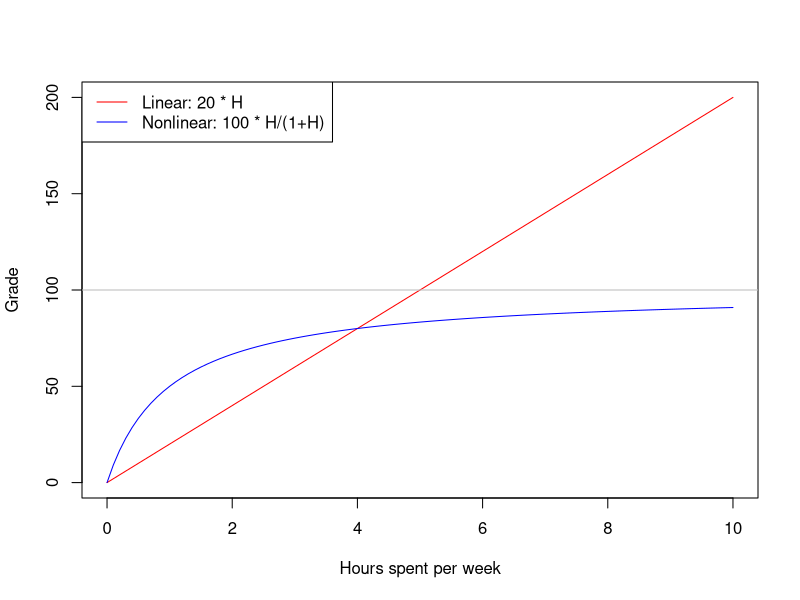
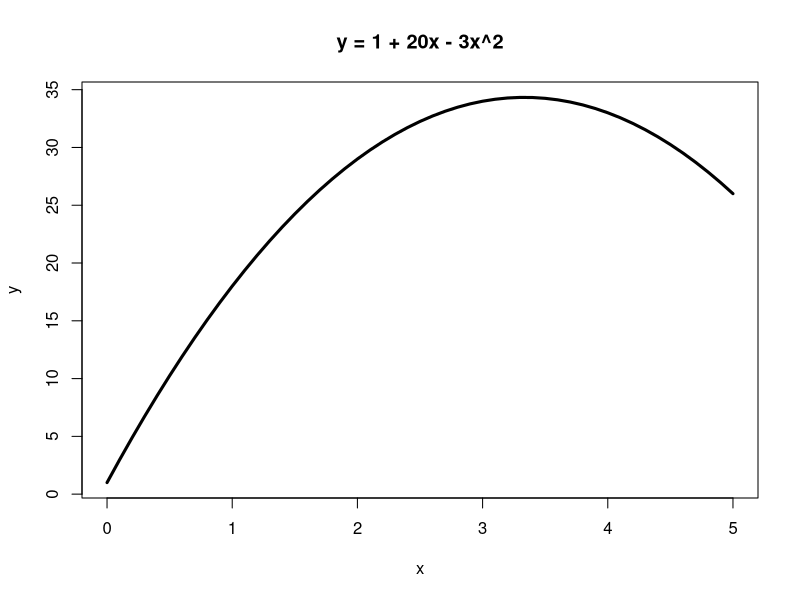
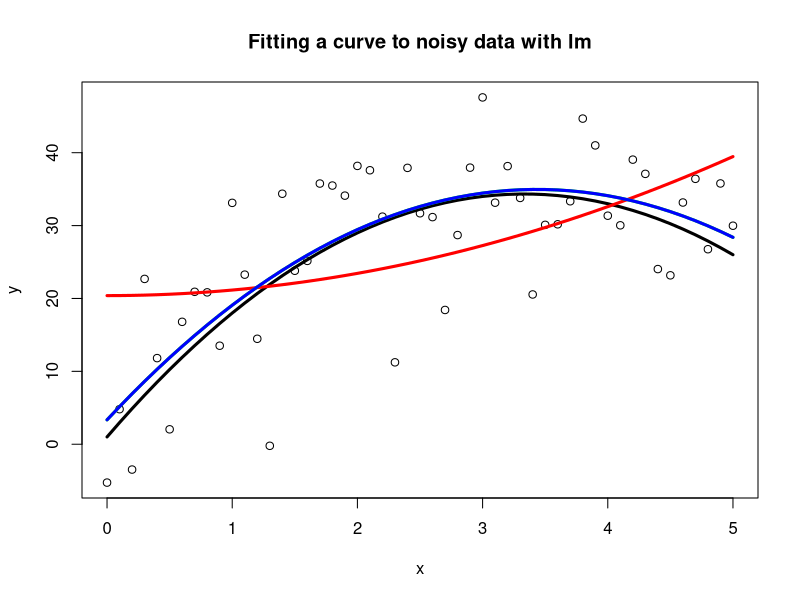
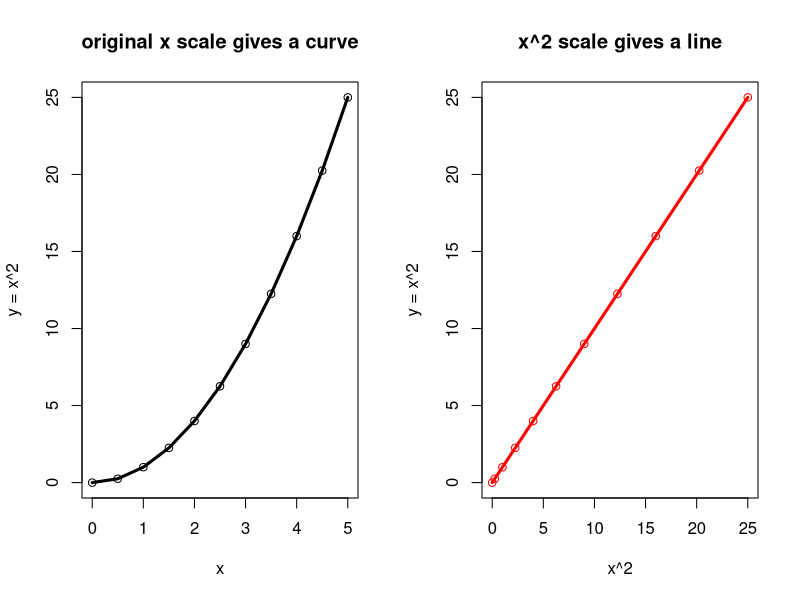
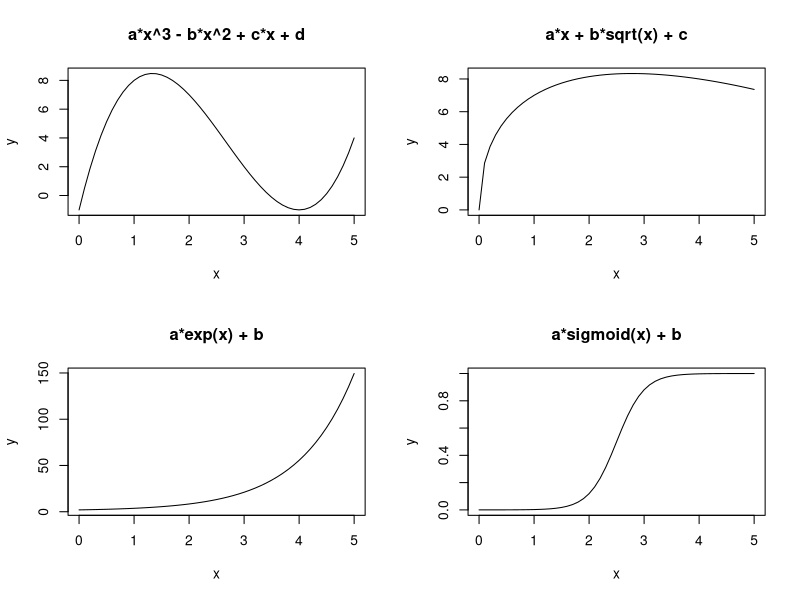
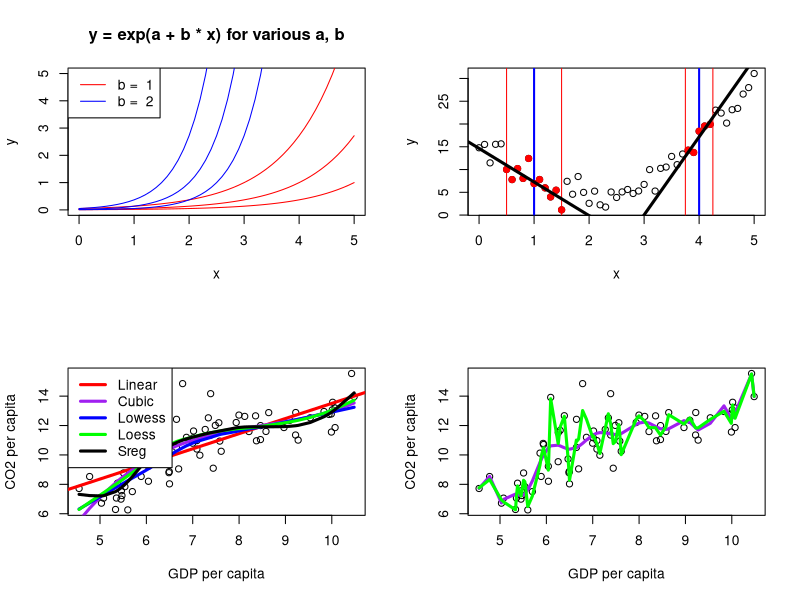
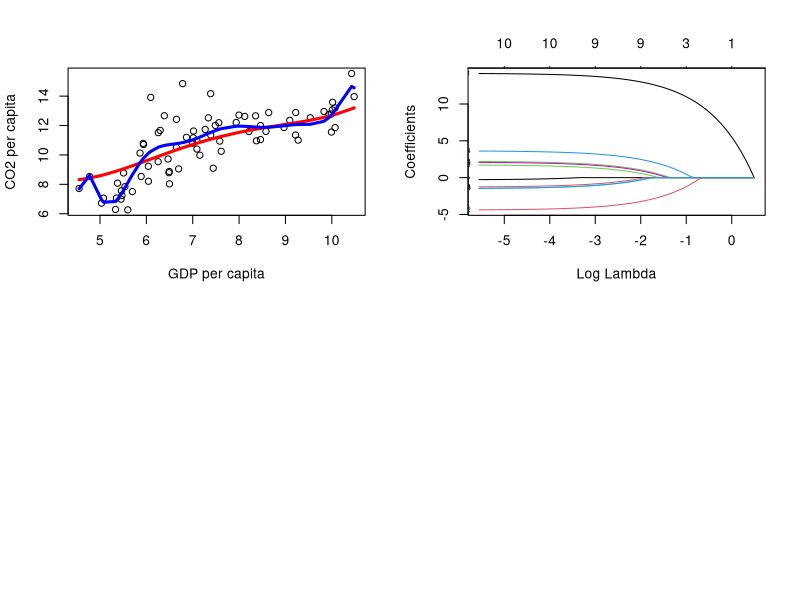

Here is the R script that generated these plots, in order:
## ---- chunk 1
knitr::opts_chunk$set(
    echo = TRUE,
    cache= FALSE,
    fig.align="center",
    out.width="75%"
)
## ---- chunk 2
# get reproducible random results
set.seed(1)
## ---- chunk 3
H <- seq(0, 10, by=0.1) # hours put in per week
linear_grade <- 20 * H
nonlinear_grade <- 100 * H / (1 + H)
plot(H, linear_grade, type="l", col="red", xlab="Hours spent per week", ylab="Grade")
lines(H, nonlinear_grade, col="blue")
abline(h=100, col="gray") # the max grade!
legend("topleft", legend=c("Linear: 20 * H", "Nonlinear: 100 * H/(1+H)"),
       col=c("red", "blue"), lty=1)
## ---- chunk 4
x <- seq(0, 5, by=0.1)
y <- 1 + 20 * x - 3 * x ^ 2
plot(x, y, type="l", main="y = 1 + 20x - 3x^2", lwd=3)
## ---- chunk 5
y_noisy <- y + rnorm(y) * 10
plot(x, y_noisy, xlab="x", ylab="y", main="Fitting a curve to noisy data with lm")

# Fit a curve of y ~ x + x^2 -- notice the I(x^2) (instead of just "x^2").
# Inside and outside of a formula, the "^" operator does different things.
# Outside of a formula, "^" means exponentiation. Inside, it means "interaction
# between variables" (which is not the same thing). So we use "I(x^2)" to say
# "we really mean exponentiation here" inside of a formula.
model_x2_x <- lm(y_noisy ~ x + I(x^2))

# leave out the "x" term, for demonstration (does not give a good fit)
model_x2_only <- lm(y_noisy ~ I(x^2))

# Here's another way to do it with the "poly" method (with "raw=T" to use
# "standard" polynomials). Note that it has the same coefficients as what we
# found above for model_x2_x.
model_poly <- lm(y_noisy ~ poly(x, 2, raw=T))

# plot the "true" curve and the curve found by lm
lines(x, y, col="black", lwd=3)
lines(x, predict(model_x2_only), col="red", lwd=3)
lines(x, predict(model_x2_x), col="green", lwd=3) # this curve doesn't show!
lines(x, predict(model_poly), col="blue", lwd=3) # it's covered by this curve.

print(coef(model_x2_x))
print(coef(model_poly))
print(coef(model_x2_only))
## ---- chunk 6
par(mfrow=c(1, 2))
x <- seq(0, 5, by=0.5)
y <- x ^ 2
plot(x, y, type="l", lwd=3, ylab="y = x^2", main="original x scale gives a curve")
points(x, y)
plot(x ^ 2, y, col="red", type="l", lwd=3, ylab="y = x^2", main="x^2 scale gives a line")
points(x^2, y, col="red")
## ---- chunk 7
x <- seq(0, 5, by=0.1)
par(mfrow=c(2,2))
y <- x^3 - 8*x^2 + 16*x - 1
plot(x, y, type="l", main="a*x^3 - b*x^2 + c*x + d")
y <- 10 * sqrt(x) - 3*x
plot(x, y, type="l", main="a*x + b*sqrt(x) + c")
y <- 1 + exp(x)
plot(x, y, type="l", main="a*exp(x) + b")
sigmoid <- function(x) { exp(-x) / (1 + exp(-x)) }
y <- sigmoid(10 - 4 * x)
plot(x, y, type="l", main="a*sigmoid(x) + b")
## ---- chunk 8
x <- seq(0, 5, by=0.1)
# make an empty plot (type="n") to reserve space for the lines below
plot(x, x, type="n", ylab="y", main="y = exp(a + b * x) for various a, b")
b_vals <- c(1, 2)
colors <- c("red", "blue")
for (b in b_vals) {
    for (a in c(-3, -4, -5)) {
        lines(x, exp(a + b * x), col=colors[b])
    }
}
legend("topleft", legend=paste("b = ", b_vals), col=colors, lty=1)
## ---- chunk 9
x <- seq(0, 5, by=0.1)
y <- 3 * (x - 2) ^ 2 + 4 + rnorm(x) * 2

localPredict <- function(xx, width) {
    left <- xx - width / 2
    right <- xx + width / 2
    abline(v=left, col="red")
    abline(v=right, col="red")
    abline(v=xx, col="blue", lwd=2)
    local_points <- which(x >= left & x <= right)
    local_fit <- lm(y[local_points] ~ x[local_points])
    points(x[local_points], y[local_points], col="red", pch=19)
    abline(local_fit, lwd=3)
}

plot(x, y)
localPredict(4, 0.5)
localPredict(1, 1)
## ---- chunk 10
suppressMessages(library(fields))
data("WorldBankCO2")
x <- log(WorldBankCO2[,"GDP.cap"])
y <- log(WorldBankCO2[,"CO2.cap"])

# function for finding R^2 from two vectors of observations and predictions
rsquared <- function(y, p) {
  # y: observations
  # p: predictions
  ssr <- sum((y - p) ^ 2)
  sst <- sum((y - mean(y)) ^ 2)
  1 - ssr / sst
}

# the x values are not in sorted order
o <- order(x)
plot(x, y, xlab="GDP per capita", ylab="CO2 per capita")
rsquared_vals <- NULL

###########################
# PARAMETRIC MODELS
lin_model <- lm(y ~ x)
rsquared_vals["linear"] <- summary(lin_model)$r.squared
abline(lin_model, col="red", lwd=3)

cubic_model <- lm(y ~ poly(x, 3, raw=T))
rsquared_vals["cubic"] <- summary(cubic_model)$r.squared
lines(x[o], predict(cubic_model)[o], col="purple", lwd=3)

###########################
# NON-PARAMETRIC MODELS

# Use the lowess smoother -- which produces a sequence of predictions, one for
# each observation
lowess_fitted <- lowess(x, y)
rsquared_vals["lowess"] <- rsquared(y[o], lowess_fitted$y)
lines(lowess_fitted, col="blue", lwd=3)

# use the loess smoother -- which produces a model which we can use to make
# predictions
loess_model <- loess(y ~ x)
p <- predict(loess_model)
rsquared_vals["loess"] <- rsquared(y, p)
lines(x[o], p[o], col="green", lwd=3)

# use the sreg smoother (from the fields package Doug wrote)
sreg_model <- sreg(x, y)
p <- predict(sreg_model)
rsquared_vals["sreg"] <- rsquared(y, p)
lines(x[o], p[o], col="black", lwd=3)

legend("topleft", 
       legend=c("Linear", "Cubic", "Lowess", "Loess", "Sreg"),
       col=c("red", "purple", "blue", "green", "black"),
       lty=1, lwd=3)

rsquared_vals
## ---- chunk 11
plot(x, y, xlab="GDP per capita", ylab="CO2 per capita")
rsquared_vals <- NULL

# this is a degree-50 polynomial, which is vastly, vastly more complicated than
# this data warrant (or probably most any dataset you'll ever encounter)
overfit_poly <- lm(y ~ poly(x, 50, raw=T))
rsquared_vals["overfit poly"] <- summary(overfit_poly)$r.squared
lines(x[o], predict(overfit_poly)[o], col="purple", lwd=3)

# the "span=0.1" makes this overfit -- each prediction only looks at a small
# nearby neighborhood
overfit_loess <- loess(y ~ x, span=0.1)
p <- predict(overfit_loess)
rsquared_vals["overfit loess"] <- rsquared(y, p)
lines(x[o], p[o], col="green", lwd=3)

rsquared_vals
## ---- chunk 12
suppressMessages(library(glmnet))

# Construct a matrix with columns for a polynomial up to order 10.  We're not
# using "raw=T" this time; instead, we are using "orthogonal" polynomials which
# tend to perform better.
X <- poly(x, 10)

lasso_fit <- cv.glmnet(X, y)
full_fit <- lm(y ~ X)
coef(lasso_fit)
coef(full_fit)

# plot the results
lasso_p <- predict(lasso_fit, X)
full_p <- predict(full_fit)
plot(x, y, xlab="GDP per capita", ylab="CO2 per capita")
lines(x[o], lasso_p[o], col="red", lwd=3)
lines(x[o], full_p[o], col="blue", lwd=3)

rsquared_vals <- c("lasso" = rsquared(y, lasso_p),
                   "full" = rsquared(y, full_p))
rsquared_vals
## ---- chunk 13
# look at how the coefficients change with the value of (log) lambda
plot(lasso_fit$glmnet.fit, xvar="lambda", label=TRUE)
